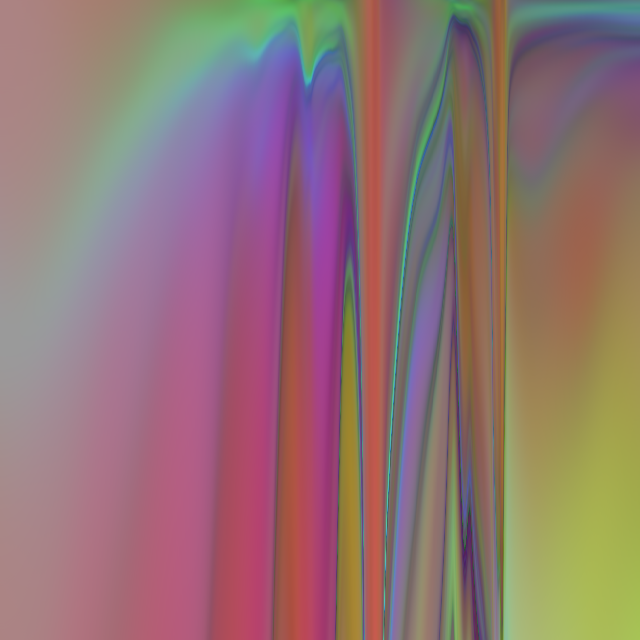
Frame 1 (no input)
Frame 60 (the mouse pressed at the canvas centre just before this capture): identical to frame 1, image omitted
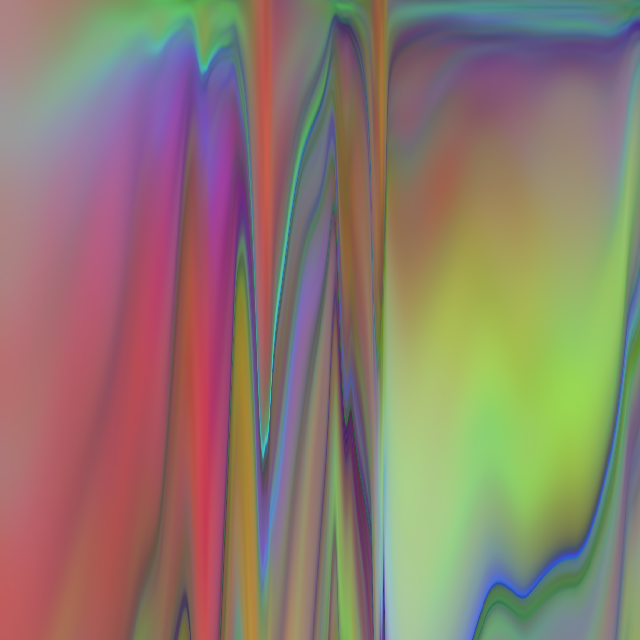
Frame 120 (the mouse held since frame 60 and released just before this capture)

The Processing sketch that drew these frames (run headless with seeded random() and noise(); from frame 60 on, the mouse is pressed at the canvas centre):

// Processing sketch: processing_157579
// ── processing_157579.pde

//Day 51 #create365
//Uses 2D Perlin noise example from Dan Shiffman's Nature of Code

float d;
float xint;
float yint;

void setup() {
  size(640, 640);
  smooth();
 xint = 0;
yint = 0.2;
}

void draw() {
  float mx = map(mouseX, 0, width, -5, -1);
  float my = map(mouseY, 0, height, -5, -1);

  loadPixels();
  float xoff = xint;
  for (int x = 0; x < width; x++) {
    float yoff = yint;
    for (int y = 0; y < height; y++) {
      float r = map(noise(xoff, yoff), 0, 1, 0, 255);
      float g = map(noise(yoff, xoff), 0, 1, 0, 255);
      float b = map(noise(xoff-yoff, xoff), 0, 1, 0, 255);

      pixels[x+y*width] = color(r, g, b);
      yoff += -pow(10, my) - pow(10, -5*noise(xoff, yoff));
    }
    xoff += -pow(10, mx) + -pow(10, -5*noise(xoff, xoff));
  }
  updatePixels();
}

void mouseClicked() {
  xint = random(1000);
  yint = random(1000);
}
